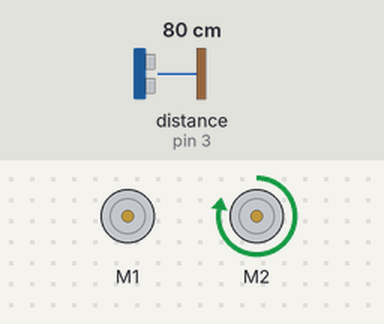
A sketch run on a simulated Arduino Uno, built with avr-gcc and run on an emulated ATmega328P. Shown: 2 × DC motor (green arrow = forward, orange = backward, longer = faster). The test bench sets the inputs (shaded band); at power-on: distance to the obstacle (sensor on pin 3) 80 cm.

Above: at 1.2 s.
1.3 s: distance to the obstacle (sensor on pin 3) set to 17 cm
2.8 s: distance to the obstacle (sensor on pin 3) set to 14 cm
At 3.9 s:
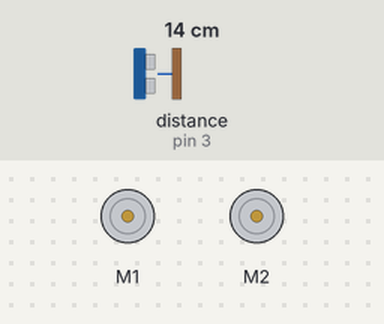
Timing chart, 0 to 56.8 s (numbered marks = the images above; inputs shaded):
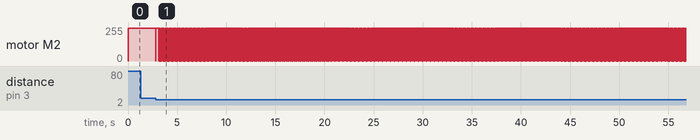

The sketch:

LineFollowSimple.ino
```cpp
/****************************************************************
*    _____                _                          __ _       *
*   / _  / __ _ _ __   __| | ___ _ __ ___ _ __ __ _ / _| |_     *
*   \// / / _` | '_ \ / _` |/ _ \ '__/ __| '__/ _` | |_| __|    *
*    / //\ (_| | | | | (_| |  __/ | | (__| | | (_| |  _| |_     *
*   /____/\__,_|_| |_|\__,_|\___|_|  \___|_|  \__,_|_|  \__     *
*                                                               *
*  Project: Simple Line/Circle Follower                         *
*                                                               *
****************************************************************/


/**************** Global Variables *********************/
#include <MeMCore.h>
#include <Wire.h>
MeLineFollower lineFinder(PORT_2);
MeUltrasonicSensor ultraSensor(PORT_3);
MeDCMotor MotorL(M1);
MeDCMotor MotorR(M2);
int moveSpeed = 255;
int turnSpeed = 245;
int distance = 15;
boolean leftflag,rightflag;

uint8_t mode = 0;

/************* End of Global Variables *****************/


/********************** Setup **************************/
void setup(){
    leftflag=false;
    rightflag=false;
    randomSeed(analogRead(0));
}
/****************** End of Setup **********************/

/********************** Loop **************************/
void loop(){
    int sensorState = lineFinder.readSensors();
    switch(sensorState){
        case S1_IN_S2_IN:
            TurnLeft();
            break;
        case S1_IN_S2_OUT:
            TurnLeft();
            break;
        case S1_OUT_S2_IN:
            Forward();
            break;
        case S1_OUT_S2_OUT:
            TurnRight();
            break;
        default:
            break;
    }

    if(ultraSensor.distanceCm() < distance){
      Stop();
    } else{
    }
}
/******************* End of Loop ***********************/


/***************** Moving Functions *********************/
void Forward(){
    MotorL.run(-moveSpeed);
    MotorR.run(moveSpeed);
}

void TurnLeft(){
    MotorL.run(0);
    MotorR.run(turnSpeed);
}

void TurnRight(){
    MotorL.run(-turnSpeed);
    MotorR.run(0);
}

void Stop(){
    MotorL.run(0);
    MotorR.run(0);
}
```

Measured:
- the behaviour switches between 15 and 14 cm on distance to the obstacle (sensor on pin 3) (found by bisection; images 0 and 1)
- after the input at 1.3 s, every drawn part: stays the same
- after the input at 2.8 s, motor M2: goes stopped 0.02 s, forward 245/255 0.31 s, 921 × (stopped 0.01 s, forward 245/255 0.05 s), stopped 0.02 s, then forward 245/255, starting at once
